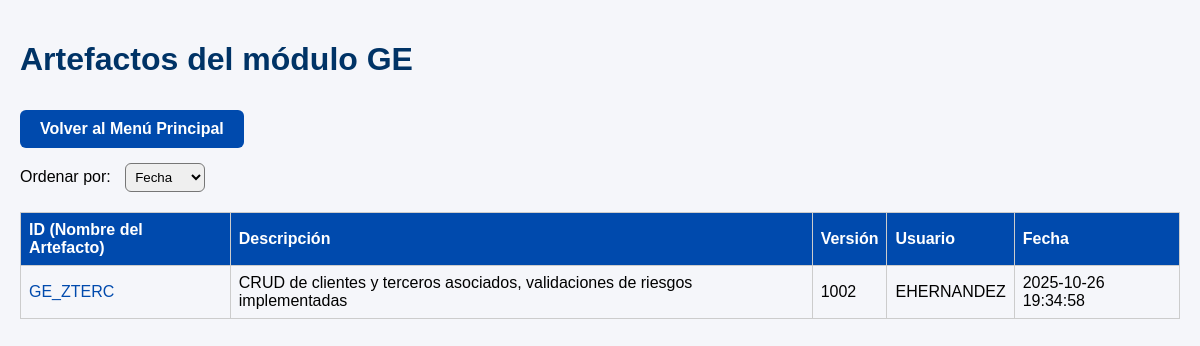
Page /artefactos/GE (signed in) on the earlier database version.
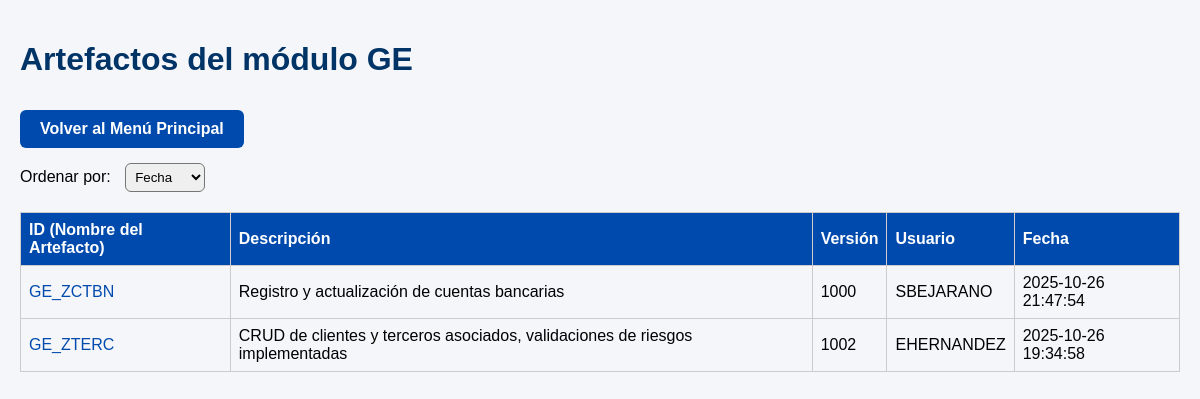
Same page on the later database version.
### tables this page shows
CREATE TABLE VERSIONAMIENTO(
            ID_archivo TEXT,
            version INTEGER DEFAULT 1000,
            descripcion TEXT NOT NULL,
            usuario TEXT NOT NULL,
            fecha_cambio TEXT NOT NULL,
            PRIMARY KEY (ID_archivo, version),
            FOREIGN KEY (ID_archivo) REFERENCES ARCHIVO(ID_archivo),
            FOREIGN KEY (usuario) REFERENCES USUARIO(ID_usuario)
        );

CREATE TABLE ARCHIVO(
            ID_archivo TEXT PRIMARY KEY,
            ruta TEXT NOT NULL,
            descripcion TEXT NOT NULL
        );

### app.py (the view)
@app.route("/artefactos/<prefijo>")
@login_requerido
def listar_artefactos(prefijo):
    orden = request.args.get("orden", "fecha")
    conn = get_conn()
    cursor = conn.cursor()
    order_by = "A.ID_archivo ASC" if orden == "nombre" else "V.fecha_cambio DESC"
    cursor.execute(f"""
        SELECT A.ID_archivo, A.descripcion, V.version, V.usuario, V.fecha_cambio
        FROM ARCHIVO A
        JOIN VERSIONAMIENTO V ON A.ID_archivo = V.ID_archivo
        WHERE UPPER(A.ID_archivo) LIKE UPPER(?) || '%'
        AND V.version = (
            SELECT MAX(V2.version)
            FROM VERSIONAMIENTO V2
            WHERE V2.ID_archivo = A.ID_archivo
        )
        ORDER BY {order_by}
    """, (prefijo,))
    artefactos = cursor.fetchall()
    conn.close()
    return render_template("listado.html", artefactos=artefactos, prefijo=prefijo, orden=orden, usuario=session["usuario"])

### app.py (called while the page is built)
def get_conn():
    return sqlite3.connect("artefactos.db")

def login_requerido(func):
    @wraps(func)
    def wrapper(*args, **kwargs):
        if "usuario" not in session:
            flash("Debe iniciar sesión para acceder al sistema.")
            return redirect(url_for("login"))
        return func(*args, **kwargs)
    return wrapper

### templates/listado.html (shortened to what this page needs)
<!DOCTYPE html>
<html lang="es">
<head>
</head>
<body>
<h1>Artefactos del módulo {{ prefijo }}</h1>
<a href="/" class="btn-volver">Volver al Menú Principal</a>
<form method="get">
    Ordenar por:
    <select name="orden" onchange="this.form.submit()">
        <option value="fecha" {% if orden=='fecha' %}selected{% endif %}>Fecha</option>
    </select>
</form>
<table>
<tr>
    <th>ID (Nombre del Artefacto)</th>
    <th>Descripción</th>
    <th>Versión</th>
    <th>Usuario</th>
    <th>Fecha</th>
</tr>
{% for a in artefactos %}
<tr>
    <td><a href="/detalle/{{ a[0] }}">{{ a[0] }}</a></td>
    <td>{{ a[1] }}</td>
    <td>{{ a[2] }}</td>
    <td>{{ a[3] }}</td>
    <td>{{ a[4] }}</td>
</tr>
{% else %}
<tr>
    <td colspan="5" style="text-align:center;">No se encontraron artefactos</td>
</tr>
{% endfor %}
</table>
</body>
</html>

Differences in the rows shown:
added VERSIONAMIENTO: ID_archivo "GE_ZCTBN", descripcion "Registro y actualización de cuentas bancarias", version "1000", usuario "SBEJARANO", fecha_cambio "2025-10-26 21:47:54"
